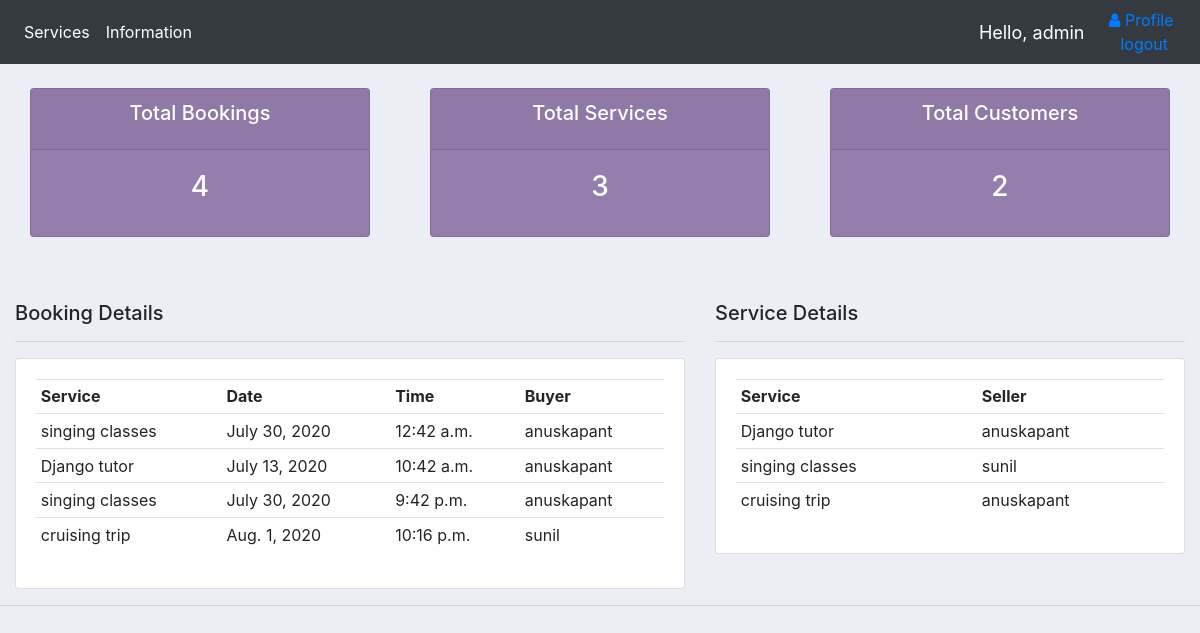
The app's page /info/ (signed in) with its own data.
### bookingApp/models.py (models this page shows, shortened)
class Booking(models.Model):
	service = models.ForeignKey(Service,  null=True, on_delete = models.SET_NULL)
	date=models.DateField(default=date.today, auto_now=False, auto_now_add=False)
	time=models.TimeField(default=timezone.now, auto_now=False, auto_now_add=False)
	buyer = models.ForeignKey(Customer, null=True, on_delete = models.CASCADE)
	class Meta:
		unique_together = ('service', 'date', 'time',)

class Service(models.Model):
	name = models.CharField(max_length = 200, null = True)
	description = models.CharField(max_length = 200, null = True)
	price = models.FloatField(null = True)
	seller = models.ForeignKey(Customer, null=True, on_delete = models.CASCADE)
	def __str__(self):
		return self.name

class Customer(models.Model):
	user = models.OneToOneField(User, on_delete=models.CASCADE, null=True, blank=True)
	name = models.CharField(max_length=200, null=True)
	phone = models.CharField(max_length=200, null=True, blank=True)
	email = models.CharField(max_length=200, null=True, blank=True)
	profile_pic = models.ImageField(default = "default_img.jpg", null=True, blank=True)
	def __str__(self):
		return self.name

### bookingApp/decorators.py (the view)
		def wrapper_func(request, *args, **kwargs):
			group = None
			if request.user.groups.exists():
				group = request.user.groups.all()[0].name
			if group in allowed_roles:
				return view_func(request, *args, **kwargs)
			else:
				return HttpResponse('You are not authorized to view this page')

### bookingApp/views.py (called while the page is built)
@login_required(login_url='login')
@allowed_users(allowed_roles=['admin'])
def infoView(request):
	customers = Customer.objects.all()
	services = Service.objects.all()
	bookings = Booking.objects.all()
	total_bookings = bookings.count()
	total_services = services.count()
	total_customers = customers.count()
	context = {'services':services , 'bookings' : bookings, 'total_bookings':total_bookings, 'total_services':total_services,
			'total_customers' : total_customers}
	return render(request, 'template/info.html', context);

### bookingApp/templates/template/info.html
{% extends 'template/main.html'%}
{% block content %}
{%  include 'template/status.html' %}
<br>
<br>
<div class="row">
	<div class="col-md-7">
		<h5>Booking Details</h5>
		<hr>
		<div class="card card-body">
			<table class="table table-sm">
				<tr>
					<th>Service</th>
					<th>Date</th>
					<th>Time</th>
					<th>Buyer</th>
				</tr>
				{% for booking in bookings  %}
				<tr>
					<td>{{booking.service}}</td>
					<td>{{booking.date}}</td>
					<td>{{booking.time}}</td>
					<td>{{booking.buyer}}</td>
				</tr>
				{% endfor %}
			</table>
		</div>
	</div>
	<div class="col-md-5">
		<h5>Service Details</h5>
		<hr>
		<div class="card card-body">
			<table class="table table-sm">
				<tr>
					<th>Service</th>
					<th>Seller</th>
				</tr>
				{% for service in services  %}
				<tr>
					<td>{{service.name}}</td>
					<td>{{service.seller}}</td>
				</tr>
				{% endfor %}
			</table>
		</div>
	</div>
</div>
{% endblock %}

### bookingApp/templates/template/navbar.html (shortened to what this page needs)
{% load static %}
<nav class="navbar navbar-expand-lg navbar-dark bg-dark">
  <div class="collapse navbar-collapse" id="navbarNav">
    <ul class="navbar-nav">
      <li class="nav-item active">
        <a class="nav-link" href="{% url 'services' %}">Services</a>
      </li>
      {% if request.user.id == 1%}
      <li class="nav-item active">
        <a class="nav-link" href="{% url 'info' %}">Information</a>
      </li>
      {% endif %}
    </ul>
  </div>
  {% if request.user.id%}
    <span class = "hello-msg">Hello, {{request.user}}</span>
    <span><a href="{% url 'user-profile'%}"><i class="fa fa-fw fa-user" ></i>Profile</a><span>
    <div class='mx-3'><a href="{% url 'logout'%}">logout</a></div>
  {% else %}
      <span><a href="{% url 'login'%}"><i class="fa fa-fw fa-user" ></i>Login</a></span>
  {% endif %}
</nav>

### static/css/main.css (style rules this page uses)
body { background-color: #ebeff5; }

### bookingApp/templates/template/navbar.html (style rules this page uses)
.hello-msg { font-size: 18px; color: #fff; margin-right: 20px; }

### records on screen
Booking: service "singing classes", date "July 30, 2020", time "12:42 a.m.", buyer "anuskapant"
Booking: service "Django tutor", date "July 13, 2020", time "10:42 a.m.", buyer "anuskapant"
Booking: service "singing classes", date "July 30, 2020", time "9:42 p.m.", buyer "anuskapant"
Booking: service "cruising trip", date "Aug. 1, 2020", time "10:16 p.m.", buyer "sunil"
Service: name "Django tutor", seller "anuskapant"
Service: name "singing classes", seller "sunil"
Service: name "cruising trip", seller "anuskapant"

### other values on screen
{{ request.user }} "admin"
{{ total_bookings }} "4"
{{ total_services }} "3"
{{ total_customers }} "2"
